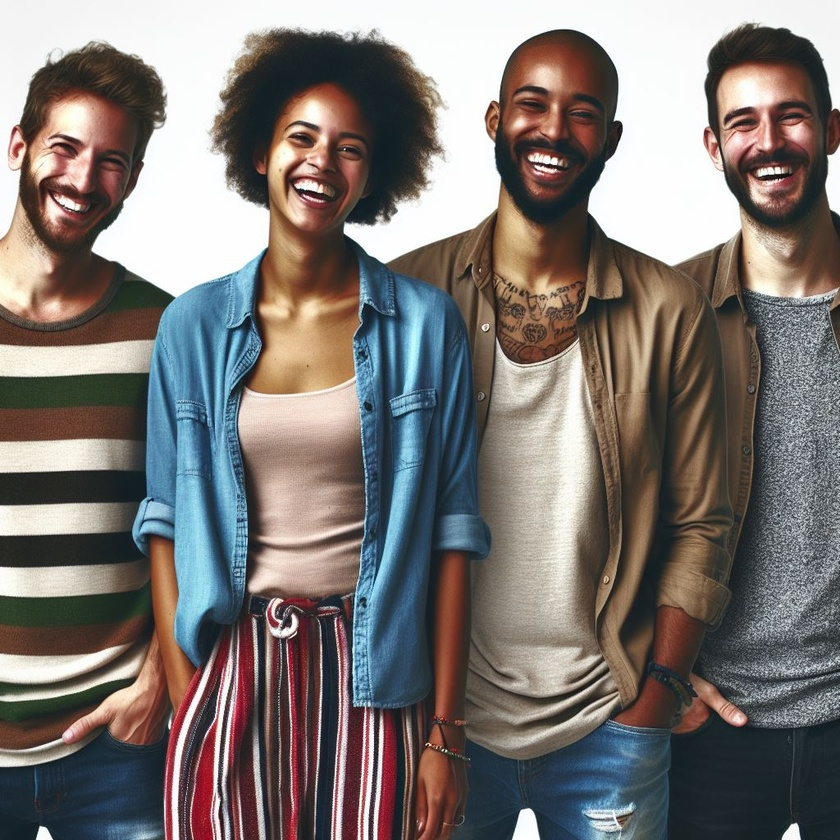
#> input picture Code Nhóm 3/bg.jpg, 840 x 840 px, shrunk from 1024 x 1024 before the run
$ python SIFT.py
#> lines starting #> are read from the running program, lines starting #| are printed output that depends on the picture; after the words box and inside, x2 and y2 are one past the last pixel; in counts of white or black regions, pixels touching at a corner belong together
import cv2
import matplotlib.pyplot as plt
import numpy as np
from tkinter import Tk, filedialog

def select_image():
    Tk().withdraw() # we don't want a full GUI, so keep the root window from appearing
    file_path = filedialog.askopenfilename() # show an "Open" dialog box and return the path to the selected file
#> the answer given: bg.jpg
#> the answer given: bg.jpg
#> further down, img1 is the input picture: shape (840, 840, 3); mean B, G, R 115.4, 118.6, 124.8
    return file_path

def Thuat_toan_SIFT(img1,img2):
    sift = cv2.SIFT_create()  #gọi phương thức để tìm các đặc trưng
    keypointt_1,descriptors_1 = sift.detectAndCompute(img1,None)    #dò tìm và mô tả đặc trưng ảnh 1
#> keypointt_1 = 2357 keypoints; strongest (x, y, size): (352, 230, 11.1), (549, 166, 3.7), (75, 117, 26.5), (778, 171, 4.6)
    keypointt_2,descriptors_2 = sift.detectAndCompute(img2,None)    #dò tìm và mô tả đặc trưng ảnh 2
#> keypointt_2 has the same summary as keypointt_1
    print("Tong so diem leypoint cua anh img1",len(keypointt_1))    #in tong so điểm đặc trưng ảnh 1
#| Tong so diem leypoint cua anh img1 2357
    print("Tong so diem keypoint cua anh img2",len(keypointt_2))
#| Tong so diem keypoint cua anh img2 2357

    keypointt_img1 = np.copy(img1)   #tạo ảnh chứa các điểm đặc trưng của ảnh 1
    keypointt_img2 = np.copy(img2)

    cv2.drawKeypoints(img1,keypointt_1,keypointt_img1,flags=2)   #vẽ các điểm đặc trưng của ảnh 1
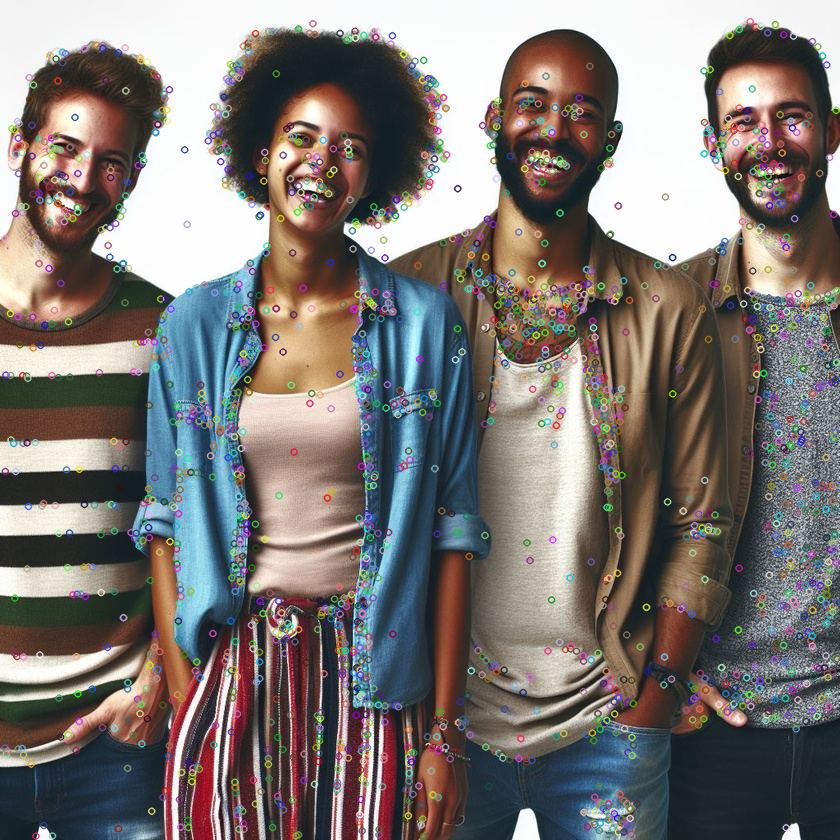
#> keypointt_img1: shape (840, 840, 3); 12.43% of pixels changed, all inside (x1, y1, x2, y2) = (0, 17, 840, 840)
    cv2.drawKeypoints(img2,keypointt_2,keypointt_img2,flags=2)
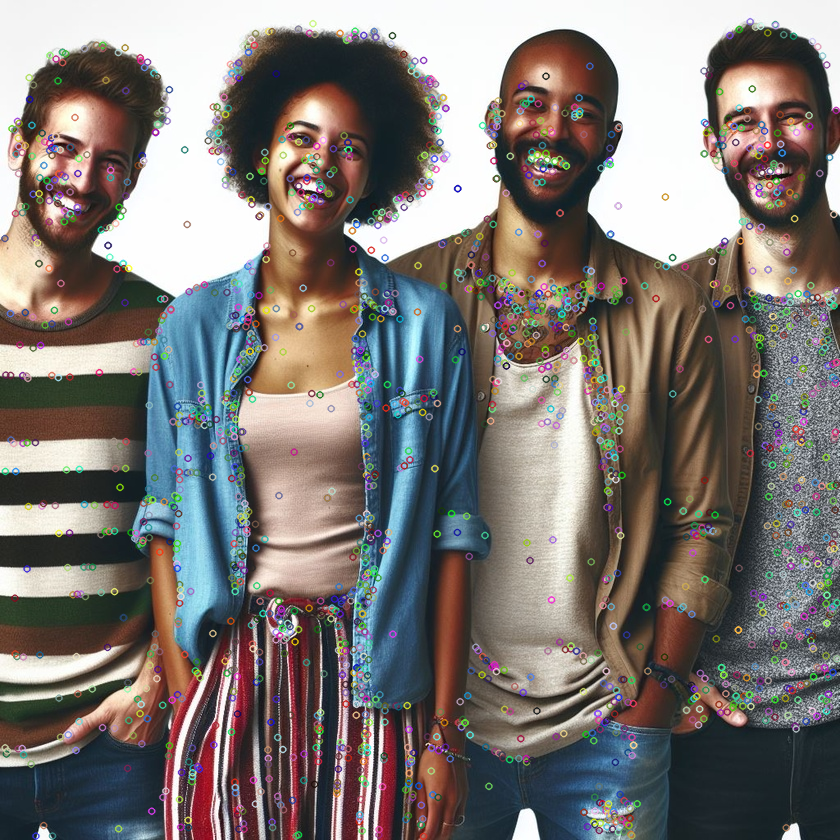
#> keypointt_img2: shape (840, 840, 3); 12.42% of pixels changed, all inside (x1, y1, x2, y2) = (0, 17, 840, 840)

    bf = cv2.BFMatcher(cv2.NORM_L1,crossCheck = True)   #gọi phương thức BFMatcher để đối xứng các điểm đặc trưng

    matches = bf.match(descriptors_1,descriptors_2)   #thực hiện đối sánh các điểm đặc trưng
#> matches = 2357 matches
    matches = sorted(matches,key=lambda x:x.distance)    #sắp xếp điểm đối sánh
    print("Tong so diem keypoint doi sanh giua 2 anh: ",len(matches))
#| Tong so diem keypoint doi sanh giua 2 anh:  2357

    img_result = cv2.drawMatches(img1,keypointt_1,img2,keypointt_2,matches,img2,flags=2)   #vẽ các điểm đối sánh
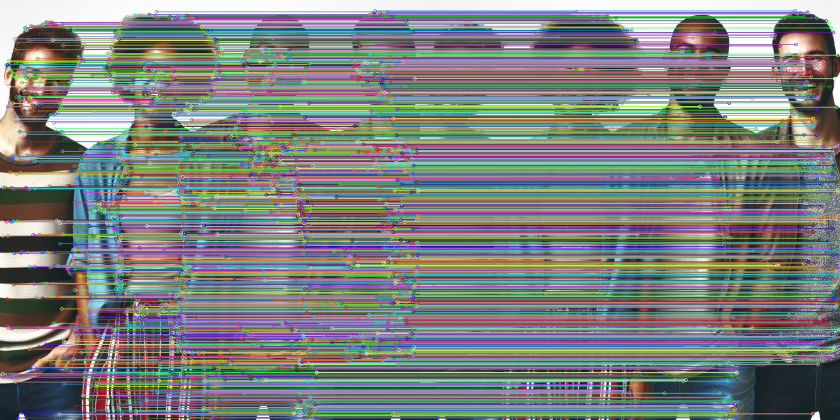
#> img_result: shape (840, 1680, 3) (shown at 1/2 size); mean B, G, R 126.5, 129.3, 126
    return img_result,keypointt_img1,keypointt_img2   #trả về 3 ảnh chứa các đường đối sánh,các điểm đối sánh ảnh1 à ảnh 2

if __name__ == "__main__":
    print("Chọn 2 hình ảnh")
    img_path1 = select_image()
    img_path2 = select_image()

    img1 = cv2.imread(img_path1)
    img2 = cv2.imread(img_path2)

    img1RGB = cv2.cvtColor(img1,cv2.COLOR_BGR2RGB) # chuyển ảnh sang hệ màu RGB
    img2RGB = cv2.cvtColor(img2,cv2.COLOR_BGR2RGB)

    img_sokhop,img1_keypoint,img2_keypoint = Thuat_toan_SIFT(img1,img2) # gọi hàm so khớp

    fig = plt.figure(figsize=(16,9))   # tạo cửa sổ hiện thi ảnh gốc 1 và 2
    ax1,ax2 = fig.subplots(1,2)
    ax1.imshow(img1RGB)
    ax2.set_title("Anh goc 1")
    ax1.axis("off")

    ax2.imshow(img2RGB)
    ax2.set_title("Anh goc 2")
    ax2.axis("off")
    plt.show()   # hiển thị
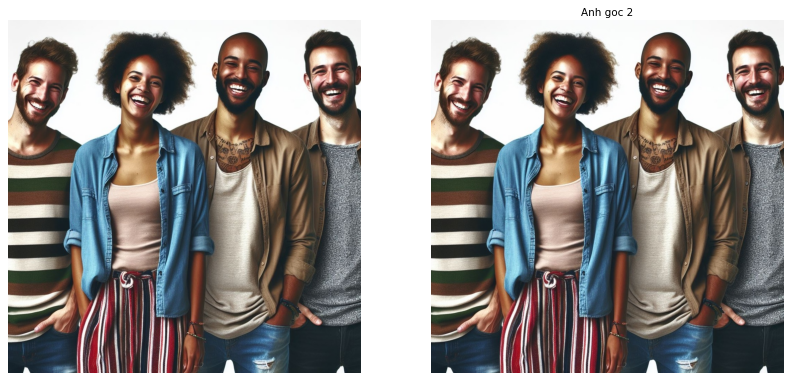
#> figure drawn by matplotlib, 2 panels

    fig = plt.figure(figsize=(16,9))  # tạo cửa sổ hiện thi ảnh chứa điểm đặc trưng ảnh 1 và 2
    ax1,ax2 = fig.subplots(1,2)
    ax1.imshow(img1_keypoint)
    ax1.set_title("Anh 1 va keypioint")
    ax1.axis("off")

    ax2.imshow(img2_keypoint)
    ax2.set_title("Anh 2 va keypoints")
    ax2.axis("off")
    plt.show()
#> figure, not shown here; B, G, R data is drawn as R, G, B

    fig = plt.figure(figsize=(16,9))     # tạo cửa sổ hiện thi ảnh so khớp của ảnh 1 và 2
    plt.imshow(img_sokhop)
    plt.title("Anh so khop")
    plt.axis("off")
    plt.show()
